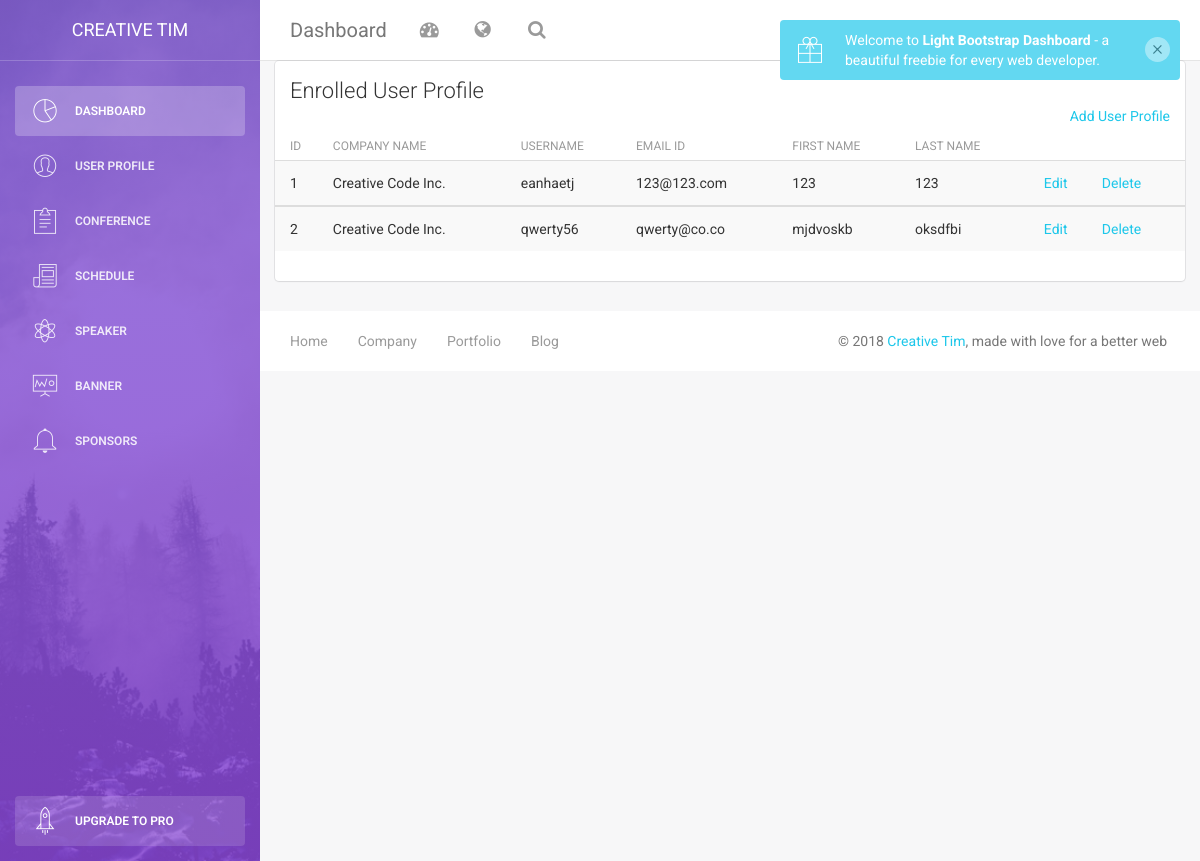
The app's page /admin/user/index.php (signed in), older data.
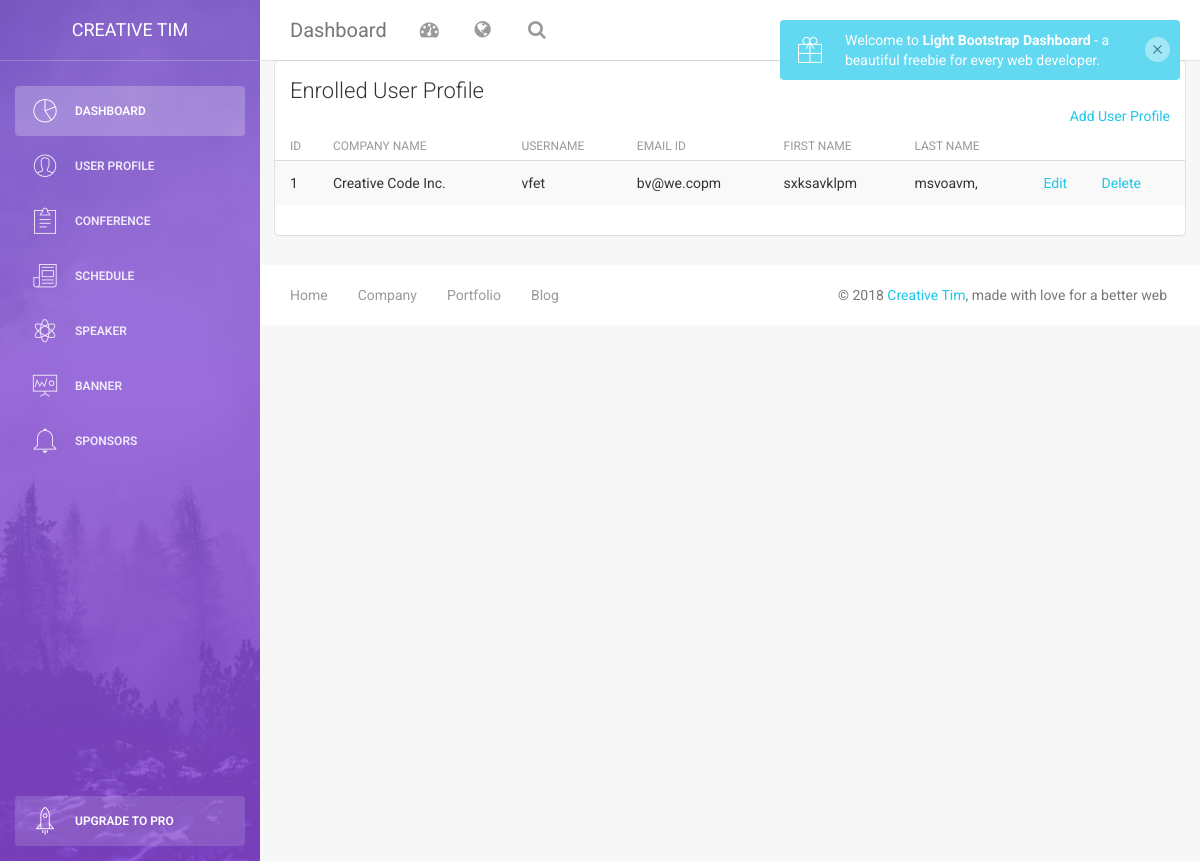
The same page, newer data.
### tables this page shows
CREATE TABLE `user_profile` (
  `user_userid` int(3) NOT NULL COMMENT 'User Id: Primary Key',
  `company_name` varchar(50) NOT NULL DEFAULT 'Creative Code Inc.' COMMENT 'User Company: by default',
  `user_username` varchar(10) NOT NULL COMMENT 'Username',
  `user_email` varchar(50) NOT NULL COMMENT 'User Email Id',
  `user_fname` varchar(50) NOT NULL COMMENT 'User First Name',
  `user_lname` varchar(50) NOT NULL COMMENT 'User Last Name',
  `user_address` varchar(200) NOT NULL COMMENT 'User Address',
  `user_city` varchar(50) NOT NULL COMMENT 'User City',
  `user_country` varchar(50) NOT NULL COMMENT 'User Country',
  `user_postalcode` int(6) NOT NULL COMMENT 'User PostalCode',
  `user_aboutme` varchar(100) NOT NULL COMMENT 'User About Me',
  `admin_id` int(3) NOT NULL,
  `created_by` int(3) NOT NULL
);

### admin/user/index.php (the view, shortened to what this page needs)
<?php include('../layout/header.php'); ?>
<?php include('../layout/leftsidebar.php'); ?>
<?php
    $select_query = "SELECT * from `user_profile` WHERE admin_id='".$_SESSION['admin_credential']['admin_id']."'";
    $result_data = mysqli_query($_connection,$select_query);
?>
<div class="content">
    <div class="container-fluid">
        <div class="row">
            <div class="col-md-12">
                <div class="card">
                    <div class="header">
                        <h4 class="title">Enrolled User Profile</h4>
                        <a class="pull-right" href='user_manipulation.php'>Add User Profile</a>
                    </div>
                    <div class="content table-responsive table-full-width">
                        <table class="table table-hover table-striped">
                            <thead>
                                <th>ID</th>
                            	<th>Company Name</th>
                            	<th>Username</th>
                            	<th>Email id</th>
                            	<th>First Name</th>
                                <th>Last Name</th>
                            </thead>
<?php
    $_increment = 1;
    while($rows = mysqli_fetch_assoc($result_data)){
?>
                            <tbody>
                                <tr>
                                	<td><?php $id=$rows['user_userid'];
                                    echo $_increment ?></td>
                                	<td><?php echo $rows['company_name']?></td>
                                	<td><?php echo $rows['user_username']?></td>
                                	<td><?php echo $rows['user_email']?></td>
                                	<td><?php echo $rows['user_fname']?></td>
                                    <td><?php echo $rows['user_lname']?></td>
                                    <td><a href='user_manipulation.php?id=<?php echo $rows['user_userid'];?>&action=edit'>Edit</a></td>
                                    <td><a href='user_manipulation.php?id=<?php echo $rows['user_userid']; ?>&action=delete'>Delete</a></td>
                                </tr>
                            </tbody>
<?php
    $_increment++;
} ?>
                        </table>
                    </div>
                </div>
            </div>
        </div>
    </div>
</div>
<?php include('../layout/footer.php');

Row changes from the older to the newer data that the page shows:
removed user_profile: company_name "Creative Code Inc.", user_username "eanhaetj", user_email "123@123.com", user_fname "123", user_lname "123"
removed user_profile: company_name "Creative Code Inc.", user_username "qwerty56", user_email "qwerty@co.co", user_fname "mjdvoskb", user_lname "oksdfbi"
added user_profile: company_name "Creative Code Inc.", user_username "vfet", user_email "bv@we.copm", user_fname "sxksavklpm", user_lname "msvoavm,"
